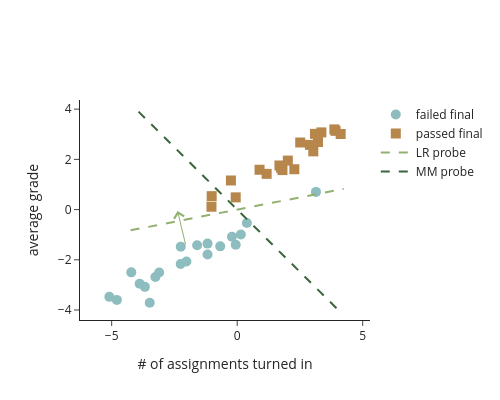

The notebook cell this image was saved under:
### Markdown cell above
**Difference in means probe (aka. mean mass / MM)**

A simple but effective alternative to LR probes is **difference in means** (also known as **mean mass**) probing.

To classify between groups of students, we take the difference between the mean student who passed the final and the mean student who didn't pass. What we get is a direction vector that roughly tells the two classes apart, but more importantly tells us how to bridge between the two distribution.

### Code cell
mean_mass_probe = mean_high - mean_low

mean_mass_probe_orthogonal = np.array([-mean_mass_probe[1], mean_mass_probe[0]])

# add trendline
t = np.linspace(-1, 1, 100)
probe_x = t * mean_mass_probe_orthogonal[0]
probe_y = t * mean_mass_probe_orthogonal[1]

fig.add_trace(
    go.Scatter(
        x=probe_x,
        y=probe_y,
        mode='lines',
        line=dict(color="#3a653a", width=2, dash='dash'),
        name='MM probe'
    )
)

fig.show()
